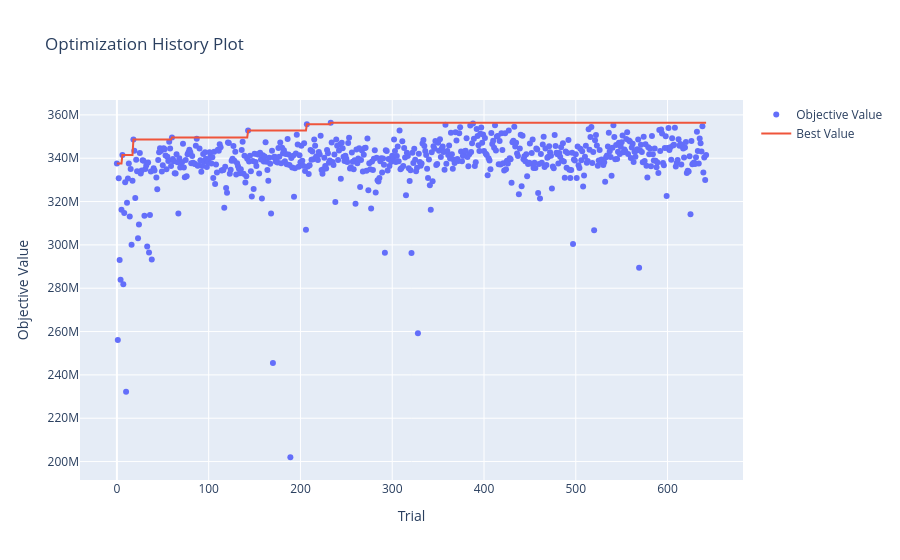

The notebook cell saved with this chart:
### Markdown cell above
Exploramos como fue la búsqueda de parámetros

### Code cell
optuna.visualization.plot_optimization_history(study)

### Figure 1 — Plotly figure (JSON) as saved in the notebook; plotly's stock layout.template omitted (floating-point values rounded to 4 significant figures; data arrays with more than 128 entries replaced by an {"elided": "..."} marker saying what was removed)
{"data": [{"mode": "markers", "name": "Objective Value", "type": "scatter", "x": {"elided": "641 int values"}, "y": {"elided": "641 int values"}}, {"mode": "lines", "name": "Best Value", "type": "scatter", "x": {"elided": "643 int values"}, "y": {"elided": "643 int values"}}, {"marker": {"color": "#cccccc"}, "mode": "markers", "name": "Infeasible Trial", "showlegend": false, "type": "scatter", "x": [], "y": []}], "layout": {"title": {"text": "Optimization History Plot"}, "xaxis": {"title": {"text": "Trial"}}, "yaxis": {"title": {"text": "Objective Value"}}}}
